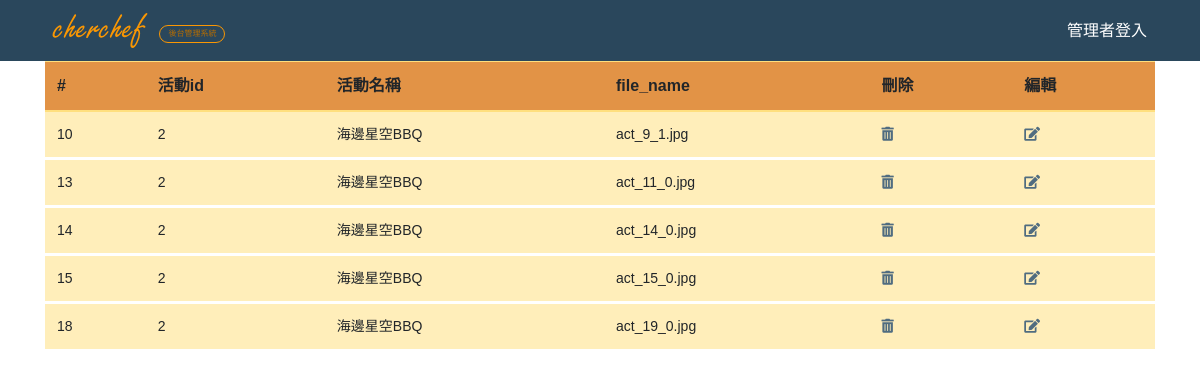
Page /Chef/activities_photo_search.php?search_input=海邊星空BBQ&activities_sid=2 on the committed database.
### tables this page shows
CREATE TABLE `activities_photo` (
  `sid` int(11) NOT NULL,
  `activities_sid` int(11) NOT NULL,
  `file_name` varchar(255) NOT NULL
);

CREATE TABLE `activities` (
  `sid` int(11) NOT NULL,
  `name` varchar(255) NOT NULL,
  `chef` varchar(255) NOT NULL,
  `places` varchar(255) NOT NULL,
  `time` date NOT NULL,
  `duration` varchar(255) NOT NULL,
  `price` varchar(255) NOT NULL,
  `content` varchar(255) NOT NULL,
  `details` varchar(255) NOT NULL,
  `act_pics` varchar(255) NOT NULL,
  `u_limit` varchar(255) NOT NULL
);

### Chef/activities_photo_search.php (the view, shortened to what this page needs)
<?php
require __DIR__ . '/connect.php';
?>
<?php
if(isset($_POST['search_input']))
$set = $_POST['search_input'];
else if ($_GET['search_input'])
$set = $_GET['search_input'];
if ($set) {
        $show = "SELECT * FROM activities WHERE name LIKE '%$set%'";
        $result = $pdo->query($show);
        $r = $result->fetchAll(PDO::FETCH_ASSOC);
        ?>
<?php include __DIR__ . '/_html_header.php' ?>
<?php include __DIR__ . '/_navbar.php' ?>
<div class="container">
<table class="table table-warning table-hover">
    <thead class="bg-warning">
        <tr>
            <th scope="col">#</th>
            <th scope="col">活動id</th>
            <th scope="col">活動名稱</th>
            <th scope="col">file_name</th>
            <th scope="col">刪除</th>
            <th scope="col">編輯</th>
        </tr>
    </thead>
    <tbody>
        <?php foreach ($r as $ro) : ?>
        <?php
        $sid = $ro['sid'];
        $show2 = "SELECT * FROM activities_photo WHERE activities_sid = $sid";
        $result2 = $pdo->query($show2);
        $rows = $result2->fetchAll(PDO::FETCH_ASSOC);
        ?>
        <?php foreach ($rows as $row) : ?>
        <tr class="form_data_font_style">
            <td><?= $row['sid'] ?></td>
            <td><?= $row['activities_sid'] ?></td>
            <?php
            $stmt2 = $pdo->prepare("SELECT * FROM activities WHERE sid=?");
            $stmt2->execute([$row['activities_sid']]);
            $user = $stmt2->fetch(PDO::FETCH_ASSOC);
            ?>
            <td><?= $user['name'] ?></td>
            <td><?= $row['file_name'] ?></td>
            <td><a href="javascript: delete_it(<?= $row['sid'] ?>,'<?= $row['file_name'] ?>')"><i class="fas fa-trash-alt"></i></a></td>
            <td><a href="activities_photo_data_edit.php?sid=<?= $row['sid'] ?>"><i class="fas fa-edit"></i></a></td>
        </tr>
        <?php endforeach; ?>
        <?php endforeach; ?>
    </tbody>
</table>
<br>
</div>
<?php
}
?>
<?php include __DIR__ . '/_html_footer.php' ?>

### Chef/main.css (style rules this page uses)
* { font-family: 'Noto Sans TC', sans-serif; }
.table { margin: 0; }
.form_data_font_style { font-size: 14px; font-family: Arial, Helvetica, sans-serif, "微軟正黑體"; }
table a { color: #506c80; }
html { margin: 0; padding: 0; width: 100% }
body { margin: 0; padding: 0; width: 100%; background-size: cover; height: 100vh; display: table; }
.table-warning td { border-color: #fff !important; border-bottom: 3px solid #fff; }
.table-warning thead { background: #e29346 !important; }

### rows in the picture
activities_photo: sid "10", activities_sid "2", activities.name "海邊星空BBQ", file_name "act_9_1.jpg"
activities_photo: sid "13", activities_sid "2", activities.name "海邊星空BBQ", file_name "act_11_0.jpg"
activities_photo: sid "14", activities_sid "2", activities.name "海邊星空BBQ", file_name "act_14_0.jpg"
activities_photo: sid "15", activities_sid "2", activities.name "海邊星空BBQ", file_name "act_15_0.jpg"
activities_photo: sid "18", activities_sid "2", activities.name "海邊星空BBQ", file_name "act_19_0.jpg"
